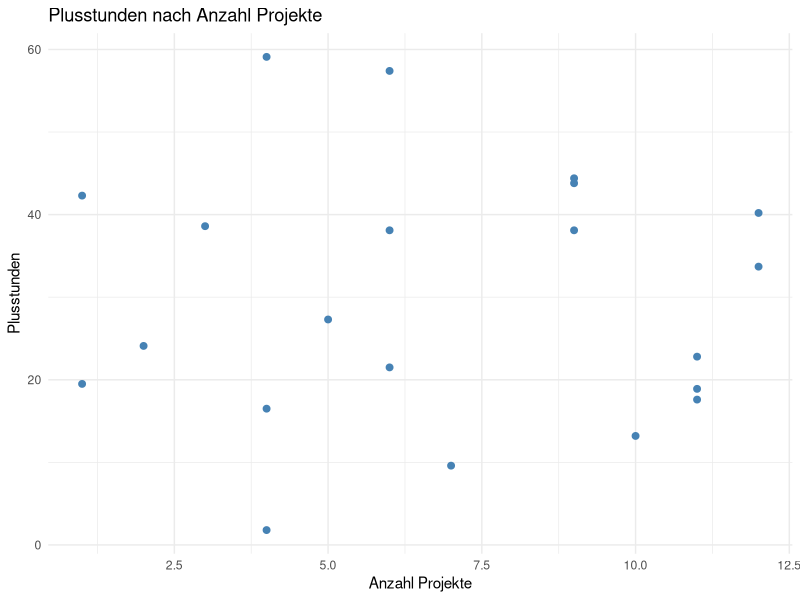
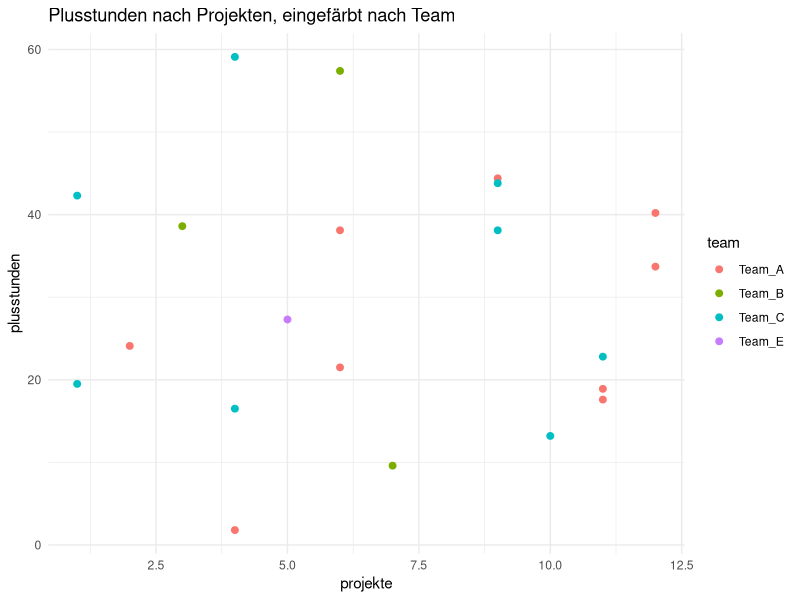
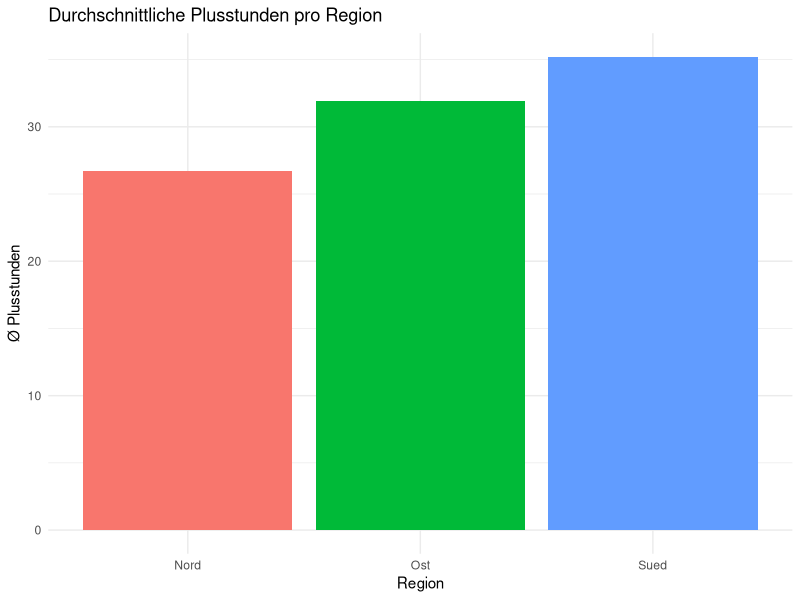
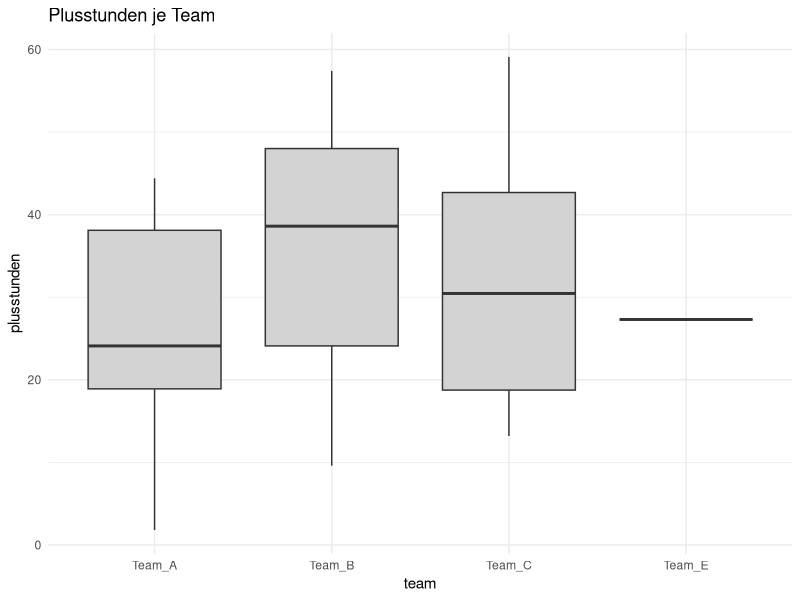
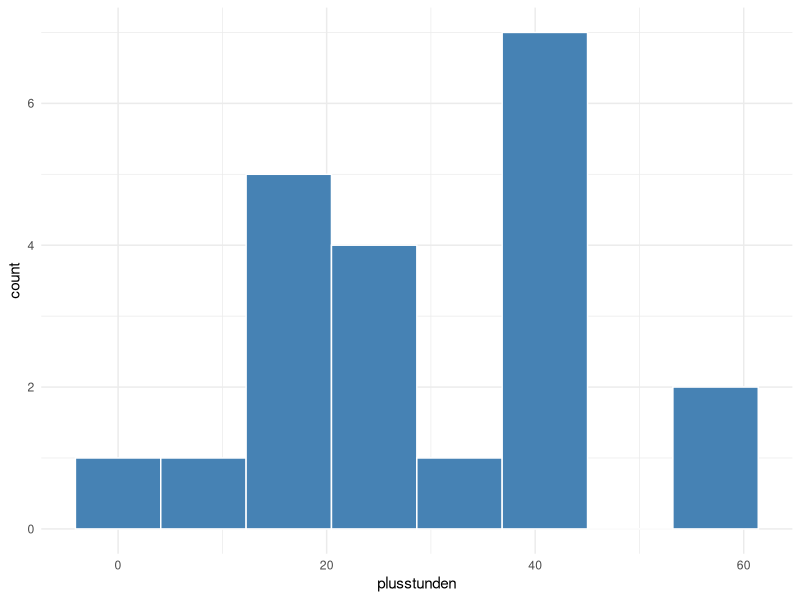
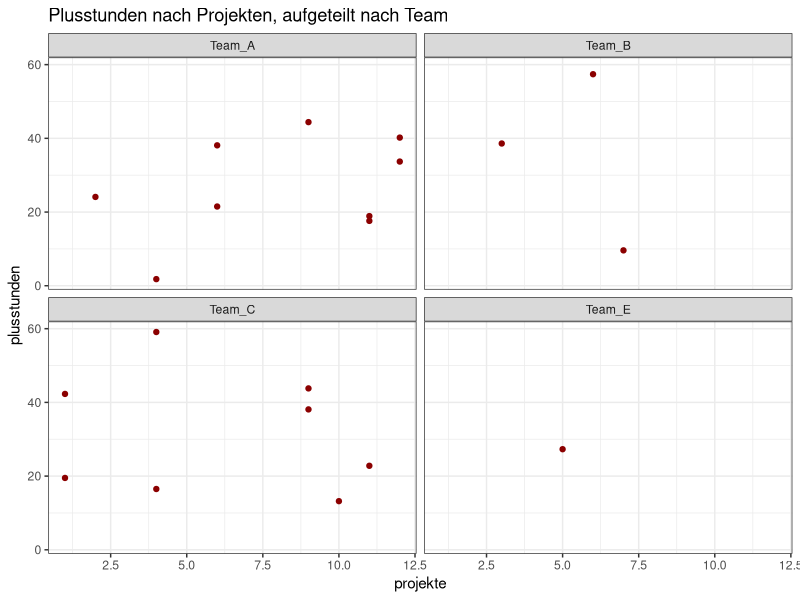

These charts were generated, in order, by the following R code:
## ---- chunk 1
knitr::opts_chunk$set(echo = TRUE, message = FALSE)
## ---- chunk 2
mitarbeitende <- read.csv("data/raw/mitarbeitende.csv")
teams         <- read.csv("data/raw/teams.csv")
str(mitarbeitende)
## ---- chunk 3
library(dplyr)
## ---- chunk 4
filter(mitarbeitende, plusstunden > 40)
filter(mitarbeitende, land %in% c("AT", "DE"), projekte >= 10)   # Komma = und
## ---- chunk 5
select(mitarbeitende, name, team, projekte)
## ---- chunk 6
arrange(mitarbeitende, desc(plusstunden))
## ---- chunk 7
# 1. Verschachteln: muss von innen nach außen gelesen werden
arrange(filter(mitarbeitende, land == "AT"), desc(plusstunden))

# 2. Zwischenergebnisse speichern: lesbar, aber viele Hilfsvariablen
nur_at <- filter(mitarbeitende, land == "AT")
arrange(nur_at, desc(plusstunden))
## ---- chunk 8
mitarbeitende %>%
  filter(land == "AT") %>%
  arrange(desc(plusstunden))
## ---- chunk 9
mitarbeitende |>
  filter(land == "AT") |>
  arrange(desc(plusstunden))
## ---- chunk 10
mitarbeitende %>% lm(plusstunden ~ projekte, data = .)
mitarbeitende |>  lm(plusstunden ~ projekte, data = _)
## ---- chunk 11
mitarbeitende <- mitarbeitende %>%
  mutate(stunden_pro_projekt = round(plusstunden / projekte, 1))

head(mitarbeitende)
## ---- chunk 12
mitarbeitende %>%
  filter(land == "AT") %>%
  select(name, team, plusstunden) %>%
  arrange(desc(plusstunden))
## ---- chunk 13
mitarbeitende %>% count(team)
## ---- chunk 14
mitarbeitende %>%
  group_by(team) %>%
  summarise(
    anzahl           = n(),
    plusstunden_mean = mean(plusstunden),
    projekte_max     = max(projekte)
  )
## ---- chunk 15
mitarbeitende %>%
  group_by(team) %>%
  summarise(anzahl = n(), plusstunden_mean = mean(plusstunden, na.rm = TRUE))
## ---- chunk 16
nrow(left_join(mitarbeitende, teams, by = "team"))    # alle 22 Personen, Uwe mit Region NA
nrow(inner_join(mitarbeitende, teams, by = "team"))   # 21 — Uwe fällt weg
nrow(full_join(mitarbeitende, teams, by = "team"))    # 23 — alle Personen + Team_D
## ---- chunk 17
mitarbeitende_join <- mitarbeitende %>%
  left_join(teams, by = "team")

mitarbeitende_join %>% filter(is.na(region))
## ---- chunk 18
# dein Code

## ---- chunk 19
library(ggplot2)
## ---- chunk 20
mitarbeitende_plot <- mitarbeitende_join %>%
  filter(!is.na(plusstunden))
## ---- chunk 21
ggplot(mitarbeitende_plot, aes(x = projekte, y = plusstunden)) +
  geom_point(color = "steelblue", size = 2) +
  labs(title = "Plusstunden nach Anzahl Projekte",
       x = "Anzahl Projekte", y = "Plusstunden") +
  theme_minimal()
## ---- chunk 22
ggplot(mitarbeitende_plot, aes(x = projekte, y = plusstunden, color = team)) +
  geom_point(size = 2) +
  labs(title = "Plusstunden nach Projekten, eingefärbt nach Team") +
  theme_minimal()
## ---- chunk 23
mitarbeitende_plot %>%
  filter(!is.na(region)) %>%
  group_by(region) %>%
  summarise(plusstunden_mean = mean(plusstunden)) %>%
  ggplot(aes(x = region, y = plusstunden_mean, fill = region)) +
  geom_col(show.legend = FALSE) +
  labs(title = "Durchschnittliche Plusstunden pro Region",
       x = "Region", y = "Ø Plusstunden") +
  theme_minimal()
## ---- chunk 24
ggplot(mitarbeitende_plot, aes(x = team, y = plusstunden)) +
  geom_boxplot(fill = "lightgrey") +
  labs(title = "Plusstunden je Team") +
  theme_minimal()
## ---- chunk 25
ggplot(mitarbeitende_plot, aes(x = plusstunden)) +
  geom_histogram(bins = 8, fill = "steelblue", color = "white") +
  theme_minimal()
## ---- chunk 26
ggplot(mitarbeitende_plot, aes(x = projekte, y = plusstunden)) +
  geom_point(color = "darkred") +
  facet_wrap(~team) +
  labs(title = "Plusstunden nach Projekten, aufgeteilt nach Team") +
  theme_bw()
## ---- chunk 27
# dein Code
